Frame 1 (no input): blank canvas, image omitted
Frame 60 (no input): blank canvas, image omitted
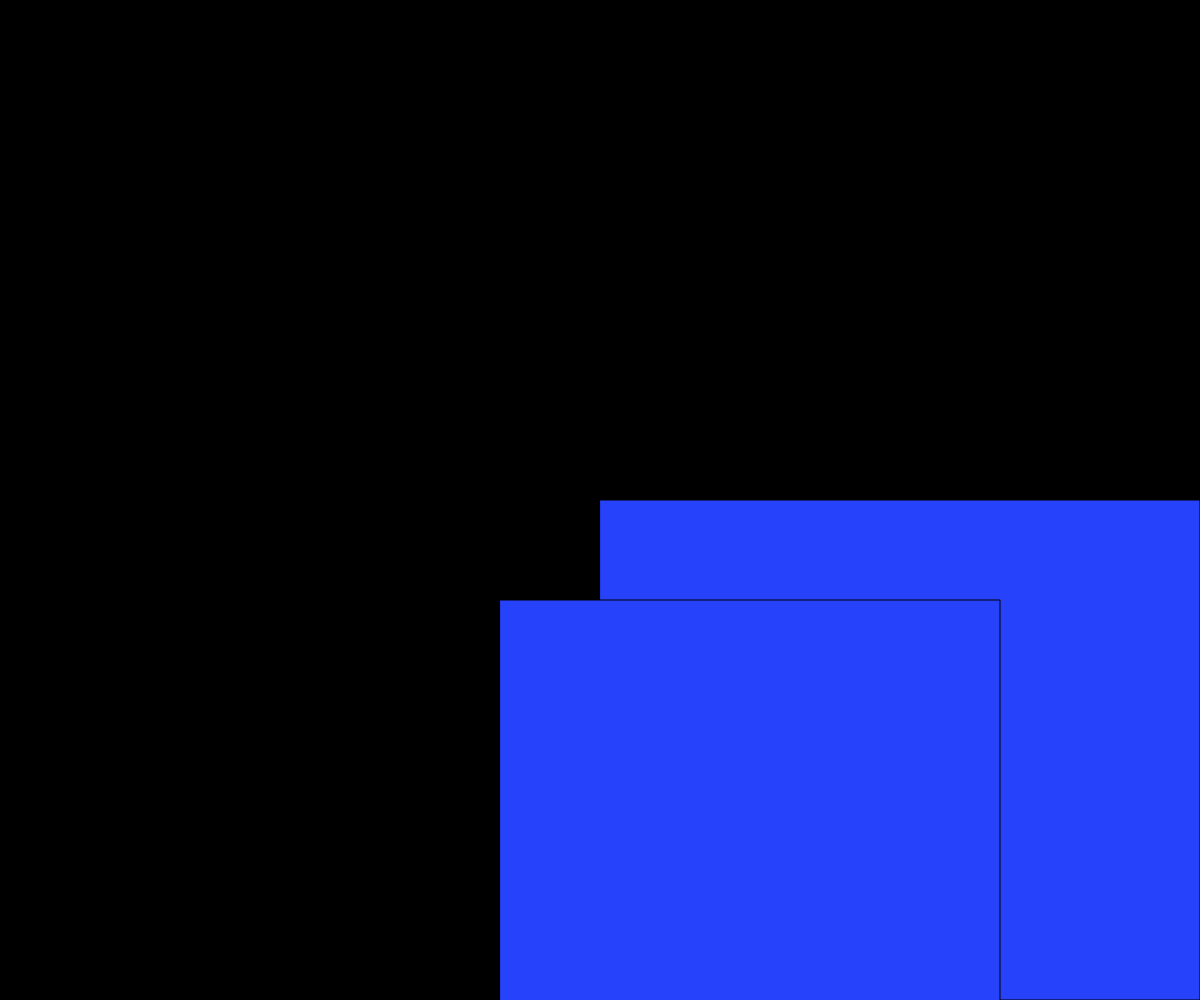
Frame 120 (the mouse pressed at the canvas centre since frame 60)

The p5.js sketch whose frames 1 and 60 were blank and that drew this single picture after the mouse press (run headless with seeded random() and noise() and a simulated clock; from frame 60 on, the mouse is pressed at the canvas centre):

// p5.js sketch
// ── sketch.js
 var counter = 0; 
function setup() {
  createCanvas(windowWidth,windowHeight)
  background (0,0,0);
}

function draw() {

 fill (random (0,255),random (0,255),random (0,255))
 rect (mouseX, mouseY, mouseX, mouseY)
 rect (mouseY, mouseX, mouseY, mouseX)
}
